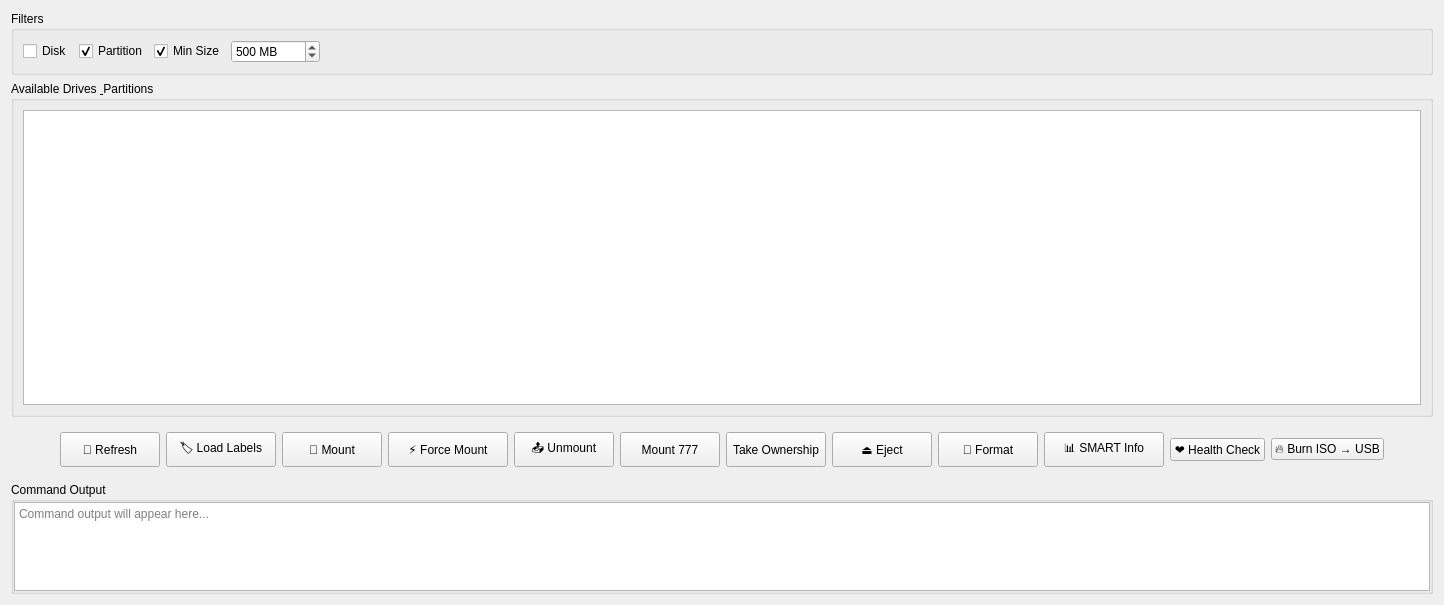
      <widget class="QWidget" name="driveToolsTab">
       <attribute name="title">
        <string>Drives</string>
       </attribute>
       <layout class="QVBoxLayout" name="verticalLayout_2">
        <property name="spacing">
         <number>6</number>
        </property>
        <item>
         <widget class="QGroupBox" name="filterGroupBox">
          <property name="title">
           <string>Filters</string>
          </property>
          <layout class="QHBoxLayout" name="filterLayout">
          <item>
           <widget class="QCheckBox" name="diskFilterCheckBox">
            <property name="text">
             <string>Disk</string>
            </property>
            <property name="checked">
             <bool>false</bool>
            </property>
           </widget>
          </item>
          <item>
           <widget class="QCheckBox" name="partitionFilterCheckBox">
            <property name="text">
             <string>Partition</string>
            </property>
            <property name="checked">
             <bool>true</bool>
            </property>
           </widget>
          </item>
          <item>
           <widget class="QCheckBox" name="minSizeFilterCheckBox">
            <property name="text">
             <string>Min Size</string>
            </property>
            <property name="checked">
             <bool>true</bool>
            </property>
           </widget>
          </item>
          <item>
           <widget class="QSpinBox" name="minSizeSpinBox">
            <property name="minimum">
             <number>1</number>
            </property>
            <property name="maximum">
             <number>999999</number>
            </property>
            <property name="value">
             <number>500</number>
            </property>
            <property name="suffix">
             <string> MB</string>
            </property>
           </widget>
          </item>
          <item>
           <spacer name="filterSpacer">
            <property name="orientation">
             <enum>Qt::Orientation::Horizontal</enum>
            </property>
            <property name="sizeHint" stdset="0">
             <size>
              <width>40</width>
              <height>20</height>
             </size>
            </property>
           </spacer>
          </item>
         </layout>
         </widget>
        </item>
        <item>
         <widget class="QGroupBox" name="drivesGroupBox">
          <property name="title">
           <string>Available Drives &amp; Partitions</string>
          </property>
          <property name="sizePolicy">
           <sizepolicy hsizetype="Preferred" vsizetype="Expanding">
            <horstretch>0</horstretch>
            <verstretch>3</verstretch>
           </sizepolicy>
          </property>
          <layout class="QVBoxLayout" name="verticalLayout_drives">
           <item>
            <widget class="QTableWidget" name="drivesTable">
          <property name="alternatingRowColors">
           <bool>true</bool>
          </property>
          <property name="selectionBehavior">
           <enum>QAbstractItemView::SelectionBehavior::SelectRows</enum>
          </property>
          <property name="sortingEnabled">
           <bool>true</bool>
          </property>
            </widget>
           </item>
          </layout>
         </widget>
        </item>
        <item>
         <widget class="QWidget" name="actionsWidget">
          <layout class="QHBoxLayout" name="horizontalLayout">
           <item>
            <spacer name="leftSpacer">
             <property name="orientation">
              <enum>Qt::Orientation::Horizontal</enum>
             </property>
             <property name="sizeHint" stdset="0">
              <size>
               <width>40</width>
               <height>20</height>
              </size>
             </property>
             <property name="sizeType">
              <enum>QSizePolicy::Expanding</enum>
             </property>
            </spacer>
           </item>
           <item>
           <widget class="QPushButton" name="refreshButton">
            <property name="minimumSize">
             <size>
              <width>100</width>
              <height>35</height>
             </size>
            </property>
            <property name="text">
             <string>🔄 Refresh</string>
            </property>
           </widget>
          </item>
          <item>
           <widget class="QPushButton" name="loadLabelsButton">
            <property name="minimumSize">
             <size>
              <width>110</width>
              <height>35</height>
             </size>
            </property>
            <property name="text">
             <string>🏷️ Load Labels</string>
            </property>
            <property name="toolTip">
             <string>Read partition labels directly from the filesystems (asks for sudo once). Use when the Label column shows dashes.</string>
            </property>
           </widget>
          </item>
          <item>
           <widget class="QPushButton" name="mountButton">
            <property name="minimumSize">
             <size>
              <width>100</width>
              <height>35</height>
             </size>
            </property>
            <property name="text">
             <string>📁 Mount</string>
            </property>
           </widget>
          </item>
          <item>
           <widget class="QPushButton" name="forceMountButton">
            <property name="minimumSize">
             <size>
              <width>120</width>
              <height>35</height>
             </size>
            </property>
            <property name="text">
             <string>⚡ Force Mount</string>
            </property>
           </widget>
          </item>
          <item>
           <widget class="QPushButton" name="unmountButton">
            <property name="minimumSize">
             <size>
              <width>100</width>
              <height>35</height>
             </size>
            </property>
            <property name="text">
             <string>📤 Unmount</string>
            </property>
           </widget>
          </item>
          <item>
           <widget class="QPushButton" name="mount777Button">
            <property name="minimumSize">
             <size>
              <width>100</width>
              <height>35</height>
             </size>
            </property>
            <property name="text">
             <string>Mount 777</string>
            </property>
           </widget>
          </item>
          <item>
           <widget class="QPushButton" name="takeOwnershipButton">
            <property name="minimumSize">
             <size>
              <width>100</width>
              <height>35</height>
             </size>
            </property>
            <property name="text">
             <string>Take Ownership</string>
            </property>
           </widget>
          </item>
          <item>
           <widget class="QPushButton" name="ejectButton">
            <property name="minimumSize">
             <size>
              <width>100</width>
              <height>35</height>
             </size>
            </property>
            <property name="text">
             <string>⏏️ Eject</string>
            </property>
           </widget>
          </item>
          <item>
           <widget class="QPushButton" name="formatButton">
            <property name="minimumSize">
             <size>
              <width>100</width>
              <height>35</height>
             </size>
            </property>
            <property name="text">
             <string>🔧 Format</string>
            </property>
           </widget>
          </item>
          <item>
           <widget class="QPushButton" name="smartInfoButton">
            <property name="minimumSize">
             <size>
              <width>120</width>
              <height>35</height>
             </size>
            </property>
            <property name="text">
             <string>📊 SMART Info</string>
            </property>
           </widget>
          </item>
          <item>
           <widget class="QPushButton" name="driveHealthButton">
            <property name="text">
             <string>❤️ Health Check</string>
            </property>
           </widget>
          </item>
          <item>
           <widget class="QPushButton" name="burnIsoButton">
            <property name="text">
             <string>🔥 Burn ISO → USB</string>
            </property>
           </widget>
          </item>
          <item>
           <spacer name="rightSpacer">
            <property name="orientation">
             <enum>Qt::Orientation::Horizontal</enum>
            </property>
            <property name="sizeHint" stdset="0">
             <size>
              <width>40</width>
              <height>20</height>
             </size>
            </property>
            <property name="sizeType">
             <enum>QSizePolicy::Expanding</enum>
            </property>
           </spacer>
          </item>
         </layout>
         </widget>
        </item>
        <item>
         <widget class="QGroupBox" name="logGroupBox">
          <property name="title">
           <string>Command Output</string>
          </property>
          <property name="sizePolicy">
           <sizepolicy hsizetype="Preferred" vsizetype="Preferred">
            <horstretch>0</horstretch>
            <verstretch>1</verstretch>
           </sizepolicy>
          </property>
          <property name="maximumHeight">
           <number>200</number>
          </property>
          <layout class="QVBoxLayout" name="verticalLayout_log">
           <property name="spacing">
            <number>0</number>
           </property>
           <property name="leftMargin">
            <number>0</number>
           </property>
           <property name="topMargin">
            <number>0</number>
           </property>
           <property name="rightMargin">
            <number>0</number>
           </property>
           <property name="bottomMargin">
            <number>0</number>
           </property>
           <item>
            <widget class="QTextEdit" name="logOutput">
          <property name="sizePolicy">
           <sizepolicy hsizetype="Expanding" vsizetype="Expanding">
            <horstretch>0</horstretch>
            <verstretch>1</verstretch>
           </sizepolicy>
          </property>
          <property name="readOnly">
           <bool>true</bool>
          </property>
          <property name="placeholderText">
           <string>Command output will appear here...</string>
          </property>
            </widget>
           </item>
          </layout>
         </widget>
        </item>
       </layout>
      </widget>
